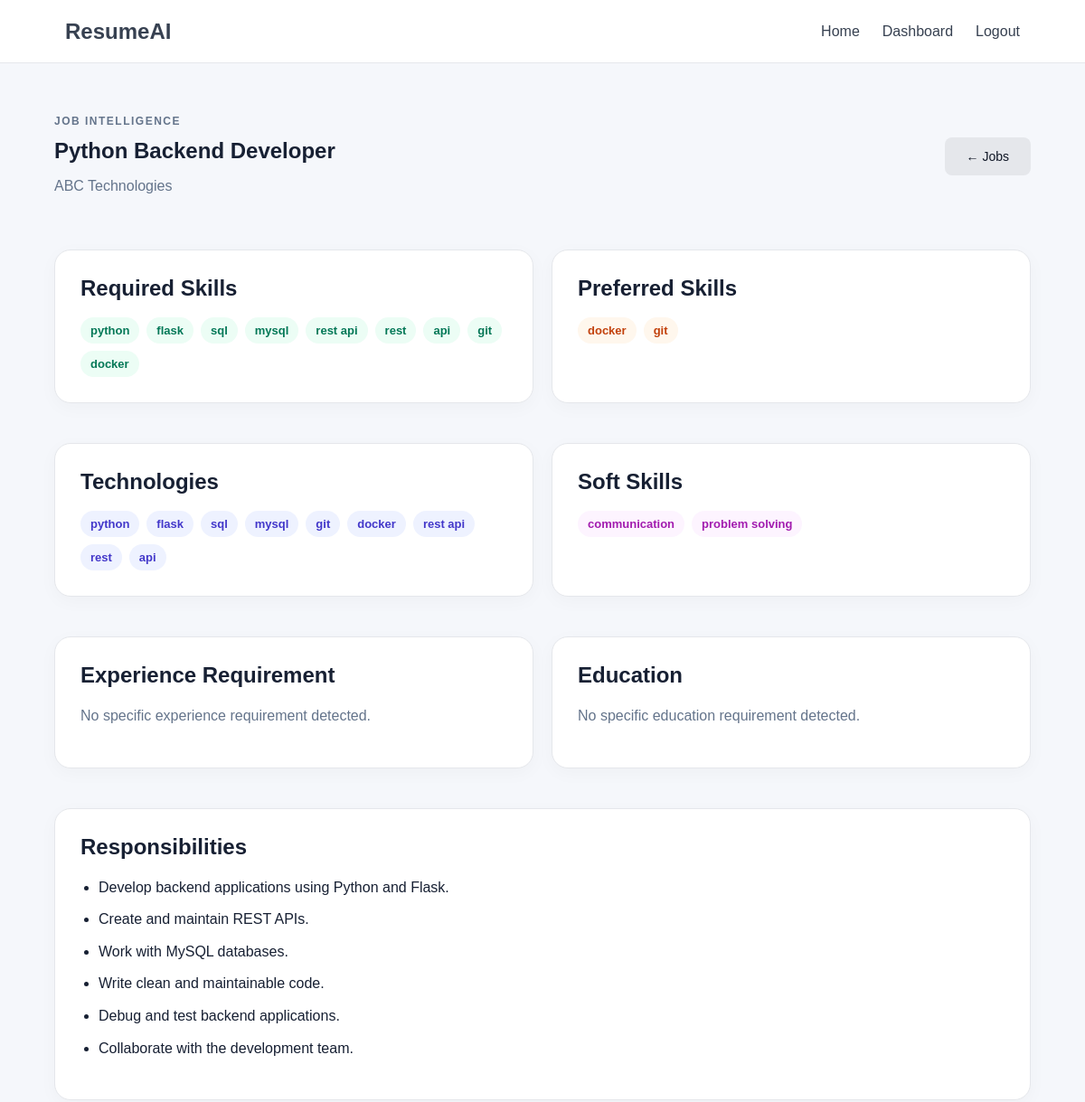
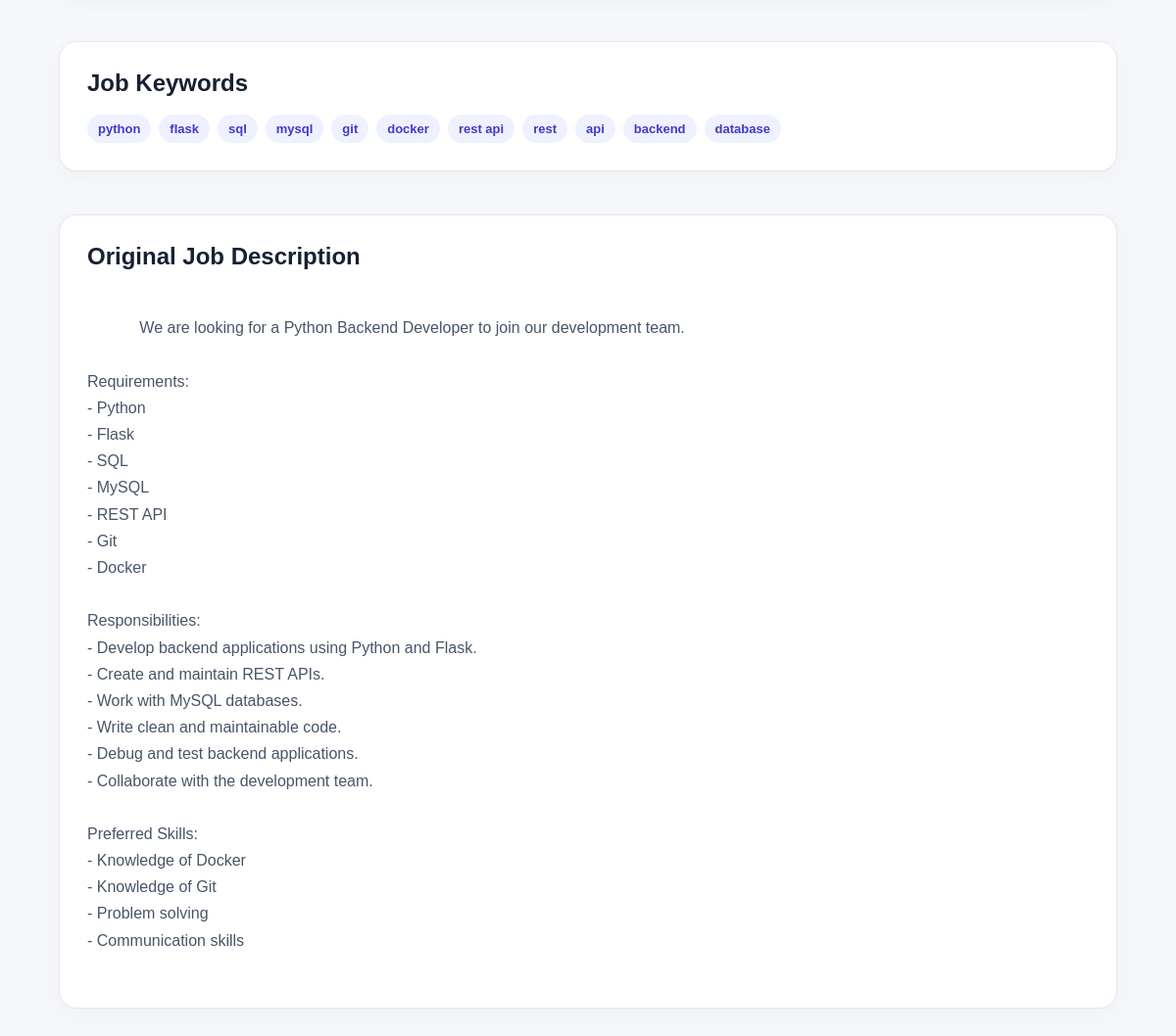
/jobs/1 (signed in), run on the app's committed database (2 pictures, top to bottom).
### models.py (models this page shows)
class JobDescription(db.Model):
    __tablename__ = "job_descriptions"
    id = db.Column(
        db.Integer,
        primary_key=True
    )
    user_id = db.Column(
        db.Integer,
        db.ForeignKey("users.id"),
        nullable=False
    )
    title = db.Column(
        db.String(255),
        nullable=False
    )
    company = db.Column(
        db.String(255),
        nullable=True
    )
    description = db.Column(
        db.Text,
        nullable=False
    )
    job_profile = db.Column(
        db.JSON,
        nullable=True
    )
    created_at = db.Column(
        db.DateTime,
        default=datetime.utcnow
    )
    updated_at = db.Column(
        db.DateTime,
        default=datetime.utcnow,
        onupdate=datetime.utcnow
    )
    analyses = db.relationship(
        "ResumeAnalysis",
        back_populates="job",
        lazy=True,
        cascade="all, delete-orphan"
    )

### routes/jobs.py (the view)
@jobs_bp.route(
    "/<int:job_id>",
    methods=["GET"]
)
@login_required
def view_job(job_id):
    job = (
        JobDescription.query
        .filter_by(
            id=job_id,
            user_id=current_user.id
        )
        .first_or_404()
    )
    return render_template(
        "jobs/job_match.html",
        job=job
    )

### templates/jobs/job_match.html (shortened to what this page needs)
{% extends "base.html" %}
{% block content %}
<section class="page-header">
    <div>
        <p class="eyebrow">
            JOB INTELLIGENCE
        </p>
        <h1>
            {{ job.title }}
        </h1>
        {% if job.company %}
        <p>
            {{ job.company }}
        </p>
        {% endif %}
    </div>
    <a
        href="{{ url_for('jobs.index') }}"
        class="btn secondary"
    >
        ← Jobs
    </a>
</section>
{% set profile = job.job_profile %}
<section class="analysis-grid">
    <article class="analysis-card">
        <h2>
            Required Skills
        </h2>
        {% if profile.required_skills %}
        <div class="tag-list">
            {% for skill in profile.required_skills %}
            <span class="tag required">
                {{ skill }}
            </span>
            {% endfor %}
        </div>
        {% else %}
        <p>
            No required skills detected.
        </p>
        {% endif %}
    </article>
    <article class="analysis-card">
        <h2>
            Preferred Skills
        </h2>
        {% if profile.preferred_skills %}
        <div class="tag-list">
            {% for skill in profile.preferred_skills %}
            <span class="tag preferred">
                {{ skill }}
            </span>
            {% endfor %}
        </div>
        {% else %}
        <p>
            No preferred skills detected.
        </p>
        {% endif %}
    </article>
    <article class="analysis-card">
        <h2>
            Technologies
        </h2>
        {% if profile.technologies %}
        <div class="tag-list">
            {% for technology in profile.technologies %}
            <span class="tag">
                {{ technology }}
            </span>
            {% endfor %}
        </div>
        {% else %}
        <p>
            No technologies detected.
        </p>
        {% endif %}
    </article>
    <article class="analysis-card">
        <h2>
            Soft Skills
        </h2>
        {% if profile.soft_skills %}
        <div class="tag-list">
            {% for skill in profile.soft_skills %}
            <span class="tag soft">
                {{ skill }}
            </span>
            {% endfor %}
        </div>
        {% else %}
        <p>
            No soft skills detected.
        </p>
        {% endif %}
    </article>
    <article class="analysis-card">
        <h2>
            Experience Requirement
        </h2>
        <p>
            {{ profile.experience or
               "No specific experience requirement detected." }}
        </p>
    </article>
    <article class="analysis-card">
        <h2>
            Education
        </h2>
        <p>
            {{ profile.education or
               "No specific education requirement detected." }}
        </p>
    </article>
    <article class="analysis-card full-width">
        <h2>
            Responsibilities
        </h2>
        {% if profile.responsibilities %}
        <ul>
            {% for responsibility in profile.responsibilities %}
            <li>
                {{ responsibility }}
            </li>
            {% endfor %}
        </ul>
        {% else %}
        <p>
            No responsibilities detected.
        </p>
        {% endif %}
    </article>
    <article class="analysis-card full-width">
        <h2>
            Job Keywords
        </h2>
        <div class="tag-list">
            {% for keyword in profile.keywords %}
            <span class="tag">
                {{ keyword }}
            </span>
            {% endfor %}
        </div>
    </article>
    <article class="analysis-card full-width">
        <h2>
            Original Job Description
        </h2>
        <div class="description-box">
            {{ job.description }}
        </div>
    </article>
</section>
{% endblock %}

### static/css/style.css (style rules this page uses)
* { box-sizing: border-box; }
body { margin: 0; font-family: Arial, sans-serif; background: #f5f7fb; color: #172033; }
.btn { border: none; padding: 13px 24px; border-radius: 8px; background: #111827; color: #ffffff; cursor: pointer; text-decoration: none; display: inline-block; font-size: 14px; }
.btn.secondary { background: #e5e7eb; color: #111827; }
.eyebrow { font-size: 12px; font-weight: 800; letter-spacing: 1.5px; color: #6366f1; }
.analysis-card { background: #ffffff; border: 1px solid #e5e7eb; border-radius: 18px; padding: 28px; margin-bottom: 24px; box-shadow: 0 5px 20px rgba(0, 0, 0, 0.03); }
.analysis-card h2 { margin-top: 0; margin-bottom: 18px; }
.analysis-card p { color: #64748b; line-height: 1.6; }
.analysis-card.full-width { grid-column: 1 / -1; }
.page-header { display: flex; align-items: center; justify-content: space-between; gap: 30px; margin: 45px 0; }
.page-header h1 { margin: 5px 0; }
.page-header p { color: #64748b; }
.analysis-grid { display: grid; grid-template-columns: repeat( 2, minmax(0, 1fr) ); gap: 20px; margin-bottom: 50px; }
.tag-list { display: flex; flex-wrap: wrap; gap: 8px; }
.tag { display: inline-block; padding: 7px 11px; border-radius: 20px; background: #eef2ff; color: #4338ca; font-size: 13px; font-weight: 600; }
.tag.required { background: #ecfdf5; color: #047857; }
.tag.preferred { background: #fff7ed; color: #c2410c; }
.tag.soft { background: #fdf4ff; color: #a21caf; }
.analysis-card ul { padding-left: 20px; }
.analysis-card li { margin-bottom: 10px; line-height: 1.6; }
.description-box { white-space: pre-wrap; line-height: 1.7; color: #475569; }

### data on the page
JobDescription: title "Python Backend Developer", company "ABC Technologies", description "We are looking for a Python Backend Developer to join our development team. Requirements: - Python - Flask - SQL - MySQL - REST API - Git - Docker Responsibilities: - Develop backend applications using Python and Flask. - Create and maintain REST APIs. - Work with MySQL databases. - Write clean and maintainable code. - Debug and test backend applications. - Collaborate with the development team. Preferred Skills: - Knowledge of Docker - Knowledge of Git - Problem solving - Communication skills"

### other printed values
{{ skill }} "python" "flask" "sql" "mysql" "rest api" "rest" "api" "git" "docker"
{{ skill }} "docker" "git"
{{ technology }} "python" "flask" "sql" "mysql" "git" "docker" "rest api" "rest" "api"
{{ skill }} "communication" "problem solving"
{{ responsibility }} "Develop backend applications using Python and Flask." "Create and maintain REST APIs." "Work with MySQL databases." "Write clean and maintainable code." "Debug and test backend applications." "Collaborate with the development team."
{{ keyword }} "python" "flask" "sql" "mysql" "git" "docker" "rest api" "rest" "api" "backend" "database"
